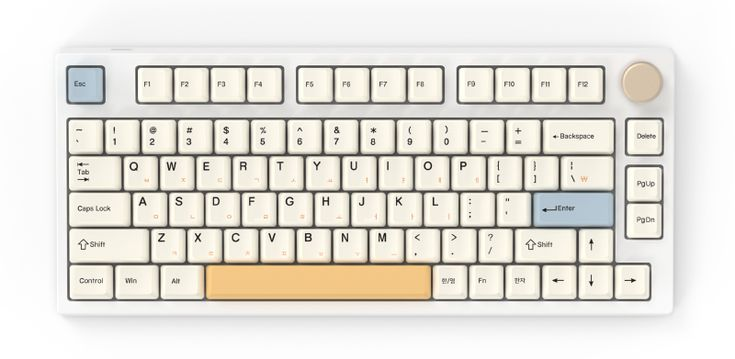
#> input picture images/keyboard_edge.jpg, 735 x 359 px
$ python exercise14-image-gradient.py
#> lines starting #> are read from the running program, lines starting #| are printed output that depends on the picture
import cv2 as cv
import numpy as np
import matplotlib.pyplot as plt

# Finding edges of the image by using gradient

# cv.Sobel(src, ddepth, dx, dy, ksize)

def grad():
  img = cv.imread('images/keyboard_edge.jpg', cv.IMREAD_GRAYSCALE)
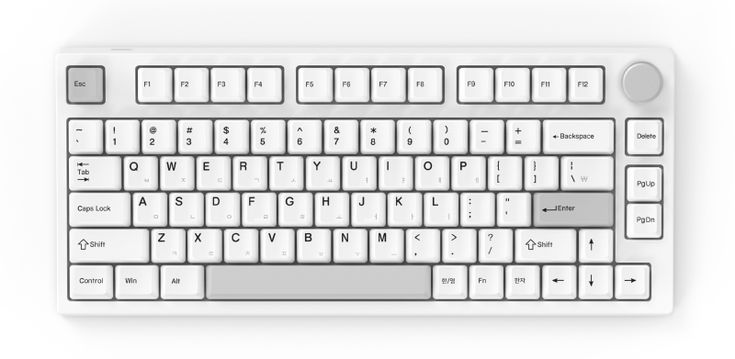
#> img: shape (359, 735); min 2, max 255, mean 225.8

  laplacian = cv.Laplacian(img, cv.CV_64F)
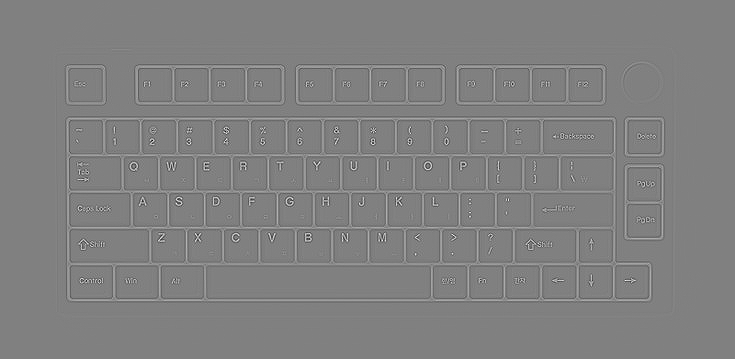
#> laplacian: shape (359, 735) float64; min -518, max 509, mean 0; drawn with min black and max white
  sobelx = cv.Sobel(img, cv.CV_64F, 1, 0, ksize=3) # ddepth = CV_64F : data type of the image pixel value
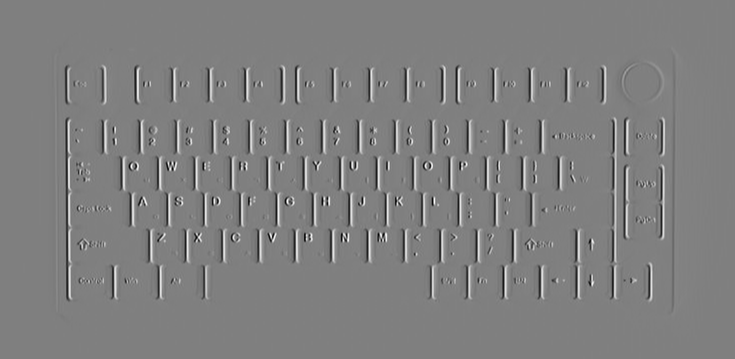
#> sobelx: shape (359, 735) float64; min -891, max 885, mean 0; drawn with min black and max white
  sobely = cv.Sobel(img, cv.CV_64F, 0, 1, ksize=3) # if ddepth = CV_8U (unsigned), it can be out of working for some edge conditions (cannot detect the negative change)
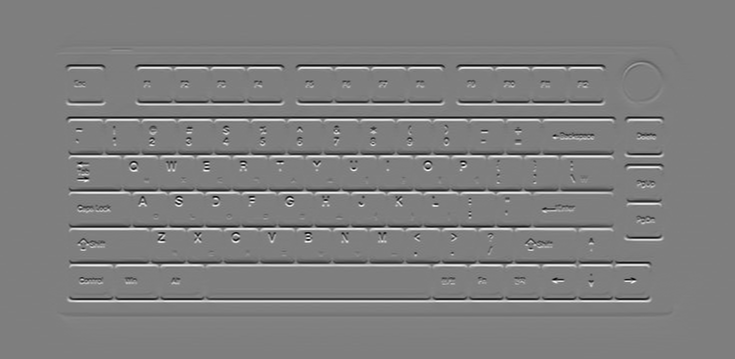
#> sobely: shape (359, 735) float64; min -822, max 831, mean 0.1; drawn with min black and max white

  plt.subplot(2, 2, 1), plt.imshow(img, cmap='gray')
  plt.title('original'), plt.xticks([]), plt.yticks([])

  plt.subplot(2, 2, 2), plt.imshow(laplacian, cmap='gray')
  plt.title('Laplacian'), plt.xticks([]), plt.yticks([]) # Sobel X + Sobel Y

  plt.subplot(2, 2, 3), plt.imshow(sobelx, cmap='gray')
  plt.title('Sobel X'), plt.xticks([]), plt.yticks([]) # vertical edges can be detected easily

  plt.subplot(2, 2, 4), plt.imshow(sobely, cmap='gray')
  plt.title('Sobel Y'), plt.xticks([]), plt.yticks([]) # horizontal edges can be detected easily

  plt.show()

grad()
